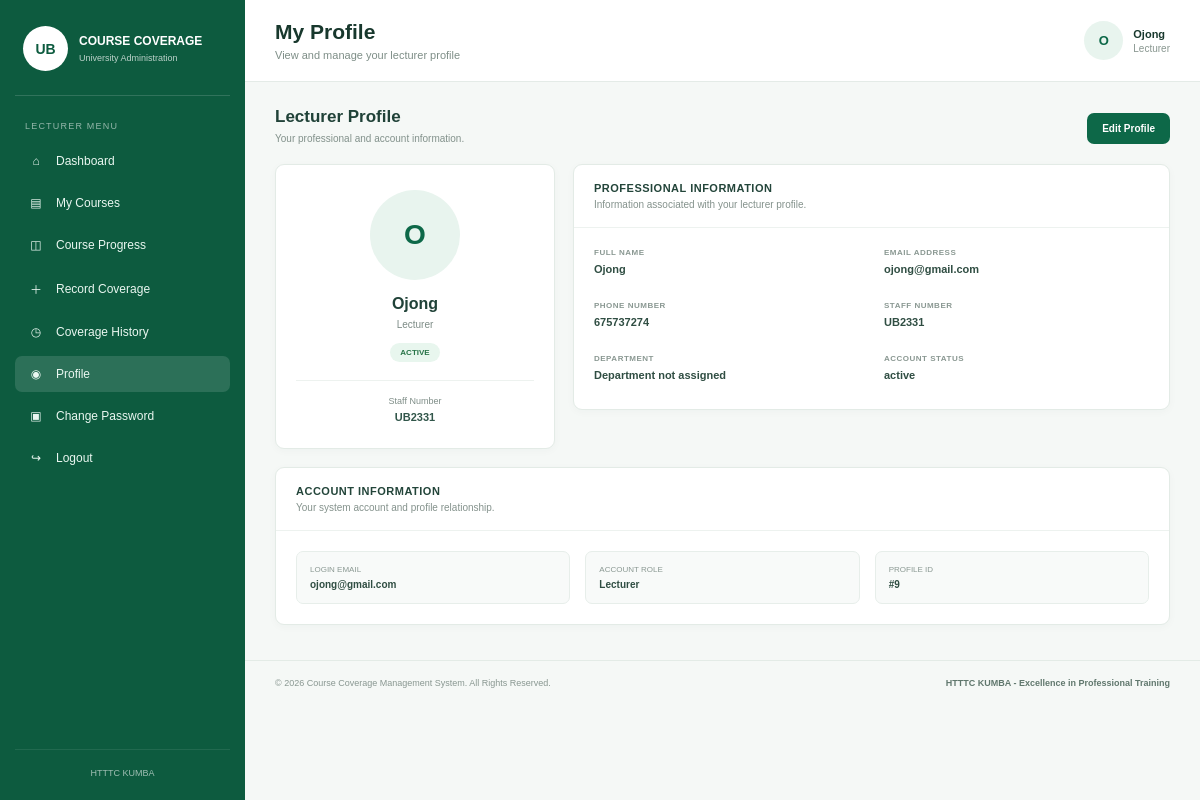
The page /course/lecturer/profile.php (signed in) on the database its author committed.
### tables this page shows
CREATE TABLE `lecturers` (
  `lecturer_id` int(11) NOT NULL,
  `staff_no` varchar(30) NOT NULL,
  `full_name` varchar(100) NOT NULL,
  `email` varchar(100) NOT NULL,
  `department_id` int(11) NOT NULL,
  `phone` varchar(20) NOT NULL,
  `status` varchar(20) NOT NULL
);

### course/lecturer/profile.php (the view, shortened to what this page needs)
<?php
require_once __DIR__ . '/../config/database.php';
function e($value): string
{
    return htmlspecialchars(
        (string)$value,
        ENT_QUOTES,
        'UTF-8'
    );
}
$loginEmail = trim(
    $_SESSION['email'] ?? ''
);
$sessionName =
    $_SESSION['full_name'] ?? 'Lecturer';
$lecturerId = 0;
$lecturer = null;
$editMode =
    isset($_GET['edit'])
    &&
    $_GET['edit'] === '1';
if ($loginEmail === '') {
    $error =
        'Unable to load lecturer information because your login account does not contain an email address.';
} else {
    try {
        $stmt = $pdo->prepare("
            SELECT
                l.lecturer_id,
                l.staff_no,
                l.full_name,
                l.email,
                l.department_id,
                l.phone,
                l.status,
                d.department_name
            FROM lecturers l
            LEFT JOIN departments d
                ON d.department_id = l.department_id
            WHERE LOWER(TRIM(l.email))
                  = LOWER(TRIM(?))
            LIMIT 1
        ");
        $stmt->execute([
            $loginEmail
        ]);
        $lecturer =
            $stmt->fetch(PDO::FETCH_ASSOC);
        if ($lecturer) {
            $lecturerId =
                (int)$lecturer['lecturer_id'];
        } else {
            $error =
                'Your login account could not be matched to a lecturer profile using your email address.';
        }
    } catch (PDOException $e) {
        $error =
            'Unable to load lecturer information because of a database error.';
    }
}
if ($lecturer) {
    $lecturerName =
        $lecturer['full_name']
        ?: $sessionName;
    $lecturerEmail =
        $lecturer['email']
        ?: $loginEmail;
    $staffNo =
        $lecturer['staff_no']
        ?: 'Not assigned';
    $phone =
        $lecturer['phone']
        ?: 'Not provided';
    $departmentName =
        $lecturer['department_name']
        ?: 'Department not assigned';
    $status =
        $lecturer['status']
        ?: 'Active';
}
$nameParts =
    preg_split(
        '/\s+/',
        trim($lecturerName)
    );
$initials = '';
foreach (
    array_slice(
        $nameParts,
        0,
        2
    )
    as $part
) {
    if ($part !== '') {
        $initials .=
            strtoupper(
                substr(
                    $part,
                    0,
                    1
                )
            );
    }
}
?>
<!DOCTYPE html>
<html lang="en">
<head>
</head>
<body>
<div class="app">
<aside
    class="sidebar"
    id="sidebar"
>
    <div class="brand">
        <div class="brand-logo">
            UB
        </div>
        <div>
            <strong>
                COURSE COVERAGE
            </strong>
            <span>
                University Administration
            </span>
        </div>
    </div>
    <div class="menu-title">
        LECTURER MENU
    </div>
    <a
        class="side-link"
        href="dashboard.php"
    >
        <span class="side-icon">
            ⌂
        </span>
        Dashboard
    </a>
    <a
        class="side-link"
        href="my_courses.php"
    >
        <span class="side-icon">
            ▤
        </span>
        My Courses
    </a>
    <a
        class="side-link"
        href="coverage.php"
    >
        <span class="side-icon">
            ◫
        </span>
        Course Progress
    </a>
    <a
        class="side-link"
        href="record_coverage.php"
    >
        <span class="side-icon">
            ＋
        </span>
        Record Coverage
    </a>
    <a
        class="side-link"
        href="coverage_history.php"
    >
        <span class="side-icon">
            ◷
        </span>
        Coverage History
    </a>
    <a
        class="side-link active"
        href="profile.php"
    >
        <span class="side-icon">
            ◉
        </span>
        Profile
    </a>
    <a
        class="side-link"
        href="../change_password.php"
    >
        <span class="side-icon">
            ▣
        </span>
        Change Password
    </a>
    <a
        class="side-link"
        href="../auth/logout.php"
    >
        <span class="side-icon">
            ↪
        </span>
        Logout
    </a>
    <div class="side-bottom">
        HTTTC KUMBA
    </div>
</aside>
<main class="main">
<header class="topbar">
    <div class="top-left">
        <div class="heading">
            <h1>
                My Profile
            </h1>
            <p>
                View and manage your lecturer profile
            </p>
        </div>
    </div>
    <div class="profile">
        <div class="avatar-small">
            <?= e(
                $initials ?: 'L'
            ) ?>
        </div>
        <div class="profile-text">
            <strong>
                <?= e(
                    $lecturerName
                ) ?>
            </strong>
            <span>
                Lecturer
            </span>
        </div>
    </div>
</header>
<section class="content">
<div class="page-header">
    <div>
        <h2>
            Lecturer Profile
        </h2>
        <p>
            Your professional and account information.
        </p>
    </div>
    <?php if (
        $lecturerId > 0
        &&
        !$editMode
    ): ?>
        <a
            href="profile.php?edit=1"
            class="edit-button"
        >
            Edit Profile
        </a>
    <?php endif; ?>
</div>
<div class="profile-grid">
<div class="profile-card">
    <div class="avatar-large">
        <?= e(
            $initials ?: 'L'
        ) ?>
    </div>
    <div>
        <h2>
            <?= e(
                $lecturerName
            ) ?>
        </h2>
        <div class="role">
            Lecturer
        </div>
        <span class="status">
            <?= e(
                $status
            ) ?>
        </span>
        <div class="staff">
            Staff Number
            <strong>
                <?= e(
                    $staffNo
                ) ?>
            </strong>
        </div>
    </div>
</div>
<div class="details-card">
    <div class="card-header">
        <h3>
            PROFESSIONAL INFORMATION
        </h3>
        <p>
            Information associated with your lecturer profile.
        </p>
    </div>
    <?php if (
        $editMode
        &&
        $lecturerId > 0
    ): ?>
        <!-- ==================================================
             EDIT FORM
        =================================================== -->
        <div class="details-body">
            <form
                method="POST"
                action="profile.php"
            >
                <input
                    type="hidden"
                    name="action"
                    value="update_profile"
                >
                <div class="form-grid">
                    <div class="form-field">
                        <label>
                            FULL NAME
                        </label>
                        <input
                            type="text"
                            name="full_name"
                            value="<?= e(
                                $lecturer['full_name']
                            ) ?>"
                            required
                        >
                    </div>
                    <div class="form-field">
                        <label>
                            EMAIL ADDRESS
                        </label>
                        <input
                            type="email"
                            value="<?= e(
                                $lecturerEmail
                            ) ?>"
                            disabled
                        >
                        <div class="form-help">
                            Your login email is managed by the system.
                        </div>
                    </div>
                    <div class="form-field">
                        <label>
                            PHONE NUMBER
                        </label>
                        <input
                            type="text"
                            name="phone"
                            value="<?= e(
                                $lecturer['phone'] ?? ''
                            ) ?>"
                            placeholder="Enter phone number"
                        >
                    </div>
                    <div class="form-field">
                        <label>
                            STAFF NUMBER
                        </label>
                        <input
                            type="text"
                            value="<?= e(
                                $staffNo
                            ) ?>"
                            disabled
                        >
                        <div class="form-help">
                            Staff number cannot be changed here.
                        </div>
                    </div>
                    <div class="form-field">
                        <label>
                            DEPARTMENT
                        </label>
                        <input
                            type="text"
                            value="<?= e(
                                $departmentName
                            ) ?>"
                            disabled
                        >
                        <div class="form-help">
                            Department is managed by the institution.
                        </div>
                    </div>
                    <div class="form-field">
                        <label>
                            ACCOUNT STATUS
                        </label>
                        <input
                            type="text"
                            value="<?= e(
                                $status
                            ) ?>"
                            disabled
                        >
                    </div>
                </div>
                <div class="form-actions">
                    <a
                        href="profile.php"
                        class="cancel-button"
                    >
                        Cancel
                    </a>
                    <button
                        type="submit"
                        class="save-button"
                    >
                        Save Changes
                    </button>
                </div>
            </form>
        </div>
    <?php else: ?>
        <div class="details-body">
            <div class="details-grid">
                <div class="detail">
                    <label>
                        FULL NAME
                    </label>
                    <div class="detail-value">
                        <?= e(
                            $lecturerName
                        ) ?>
                    </div>
                </div>
                <div class="detail">
                    <label>
                        EMAIL ADDRESS
                    </label>
                    <div class="detail-value">
                        <?= e(
                            $lecturerEmail
                        ) ?>
                    </div>
                </div>
                <div class="detail">
                    <label>
                        PHONE NUMBER
                    </label>
                    <div
                        class="detail-value
                        <?= $phone === 'Not provided'
                            ? 'muted'
                            : ''
                        ?>"
                    >
                        <?= e(
                            $phone
                        ) ?>
                    </div>
                </div>
                <div class="detail">
                    <label>
                        STAFF NUMBER
                    </label>
                    <div class="detail-value">
                        <?= e(
                            $staffNo
                        ) ?>
                    </div>
                </div>
                <div class="detail">
                    <label>
                        DEPARTMENT
                    </label>
                    <div class="detail-value">
                        <?= e(
                            $departmentName
                        ) ?>
                    </div>
                </div>
                <div class="detail">
                    <label>
                        ACCOUNT STATUS
                    </label>
                    <div class="detail-value">
                        <?= e(
                            $status
                        ) ?>
                    </div>
                </div>
            </div>
        </div>
    <?php endif; ?>
</div>
</div>
<div class="account-card">
    <div class="card-header">
        <h3>
            ACCOUNT INFORMATION
        </h3>
        <p>
            Your system account and profile relationship.
        </p>
    </div>
    <div class="account-grid">
        <div class="account-item">
            <span>
                LOGIN EMAIL
            </span>
            <strong>
                <?= e(
                    $loginEmail
                ) ?>
            </strong>
        </div>
        <div class="account-item">
            <span>
                ACCOUNT ROLE
            </span>
            <strong>
                Lecturer
            </strong>
        </div>
        <div class="account-item">
            <span>
                PROFILE ID
            </span>
            <strong>
                <?php if (
                    $lecturerId > 0
                ): ?>
                    #<?= $lecturerId ?>
                <?php else: ?>
                    Not found
                <?php endif; ?>
            </strong>
        </div>
    </div>
</div>
</section>
<footer class="footer">
    <span>
        © <?= date('Y') ?>
        Course Coverage Management System.
        All Rights Reserved.
    </span>
    <strong>
        HTTTC KUMBA -
        Excellence in Professional Training
    </strong>
</footer>
</main>
</div>
</body>
</html>

### rows shown on the page
lecturers: full_name "Ojong", status "ACTIVE", staff_no "UB2331", email "ojong@gmail.com", phone "675737274", status "active", lecturer_id "9"

### other values the page prints
$initials ?: 'L' "O"
$departmentName "Department not assigned"
$loginEmail "ojong@gmail.com"
